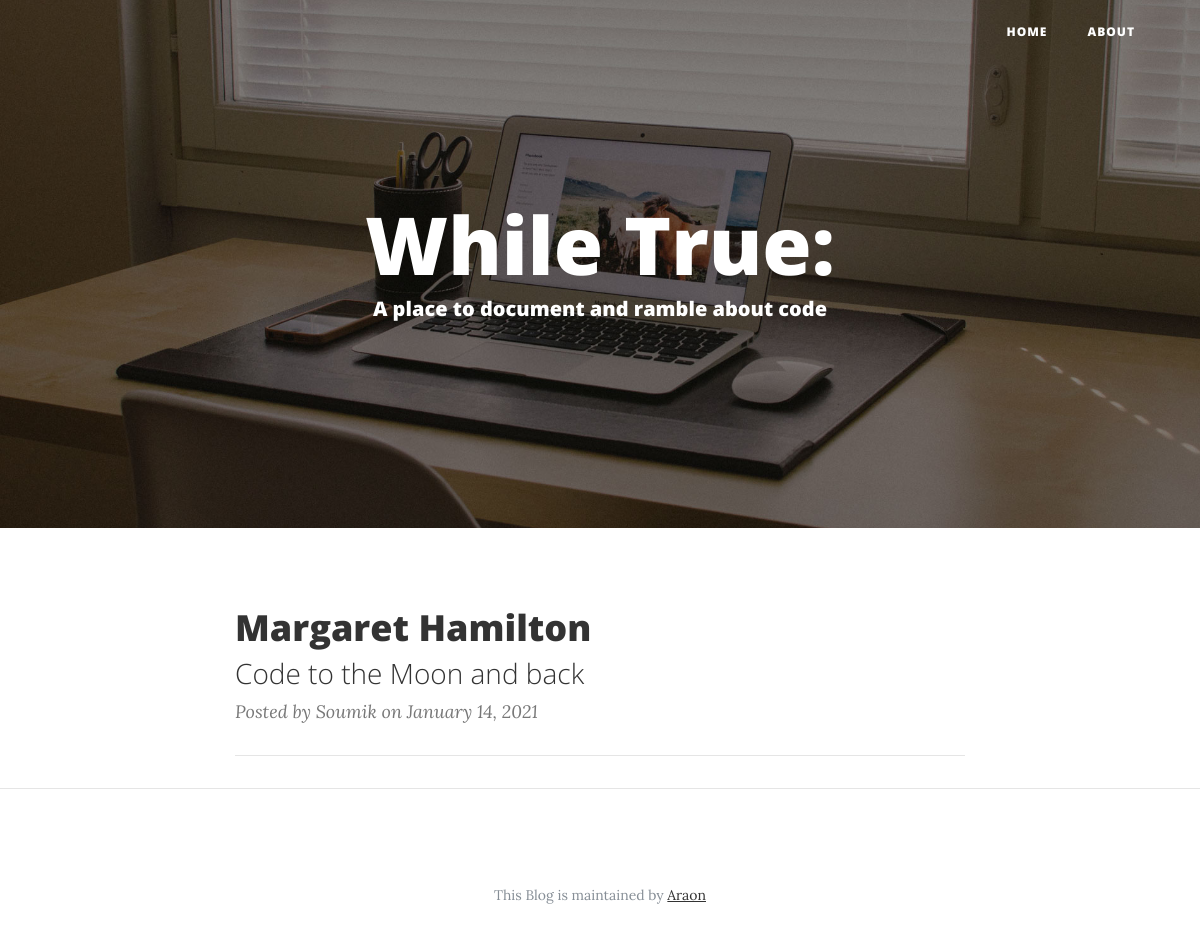
The page /code on the database as committed earlier.
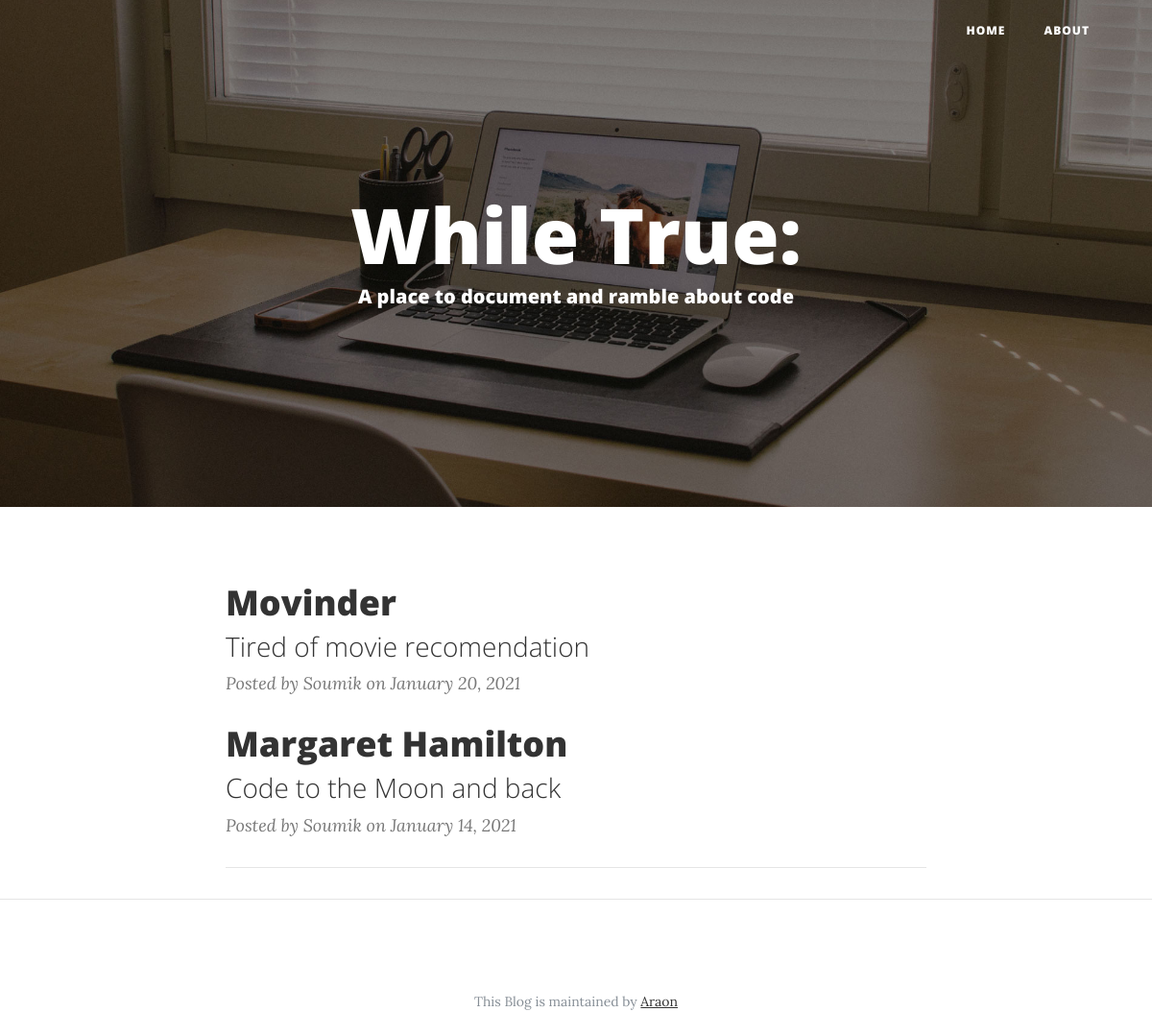
The same page on the database as committed later.
### araon/models.py (models this page shows, shortened)
class blogPost(db.Model):
    id = db.Column(db.Integer, primary_key=True)
    title = db.Column(db.String(100), nullable=False)
    sub_title = db.Column(db.String(200), nullable=False)
    date_posted = db.Column(db.DateTime, nullable=False, default=datetime.utcnow)
    author = db.Column(db.String(100), nullable=False, default = 'System')
    content = db.Column(db.Text, nullable=False)
    header_img = db.Column(db.String(500))

### araon/code/routes.py (the view)
@code.route('/code')
def codehome():
    posts = blogPost.query.order_by(blogPost.date_posted.desc()).all()
    return render_template('index.html', posts=posts)

### araon/code/templates/index.html (shortened to what this page needs)
<!DOCTYPE html>
<html lang="en">
  <head>
    <link href="{{ url_for('code.static', filename='bootstrap.min.css') }}" rel="stylesheet">
    <link href="{{ url_for('code.static', filename='font-awesome.min.css') }}" rel="stylesheet" type="text/css">
    <link href="{{ url_for('code.static', filename='clean-blog.min.css') }}" rel="stylesheet">
  </head>
  <body>
    <nav class="navbar navbar-expand-lg navbar-light fixed-top" id="mainNav">
      <div class="container">
        <div class="collapse navbar-collapse" id="navbarResponsive">
          <ul class="navbar-nav ml-auto">
            <li class="nav-item">
              <a class="nav-link" href="/code">Home</a>
            </li>
            <li class="nav-item">
              <a class="nav-link" href="/code/about">About</a>
            </li>
          </ul>
        </div>
      </div>
    </nav>
    <header class="masthead" style="background-image: url('{{ url_for('code.static', filename='home-bg.jpg') }}')">
      <div class="container">
        <div class="row">
          <div class="col-lg-8 col-md-10 mx-auto">
            <div class="page-heading">
              <h1>While True:</h1>
              <span class="subheading"><h5> A place to document and ramble about code</h5></span>
            </div>
          </div>
        </div>
      </div>
    </header>
    <div class="container">
      <div class="row">
        <div class="col-lg-8 col-md-10 mx-auto">
        {% for post in posts %}
          <div class="post-preview">
            <a href="{{ url_for('code.post', post_id=post.id) }}">
              <h2 class="post-title">
                {{ post.title }}
              </h2>
              <h3 class="post-subtitle">
                {{ post.sub_title }}
              </h3>
            </a>
            <p class="post-meta">Posted by {{ post.author }} on {{ post.date_posted.strftime('%B %d, %Y') }}</p>
          </div>
          {% endfor %}
          <hr>
        </div>
      </div>
    </div>
    <hr>
    <footer>
      <div class="container">
        <div class="row">
          <div class="col-lg-8 col-md-10 mx-auto">
            <p class="copyright text-muted">This Blog is maintained by <a href="https://github.com/Araon">Araon</a></p>
          </div>
        </div>
      </div>
    </footer>
  </body>
</html>

Rows that differ between the two databases and show on the page:
added blogPost: title "Movinder", sub_title "Tired of movie recomendation", author "Soumik", date_posted "January 20, 2021"
